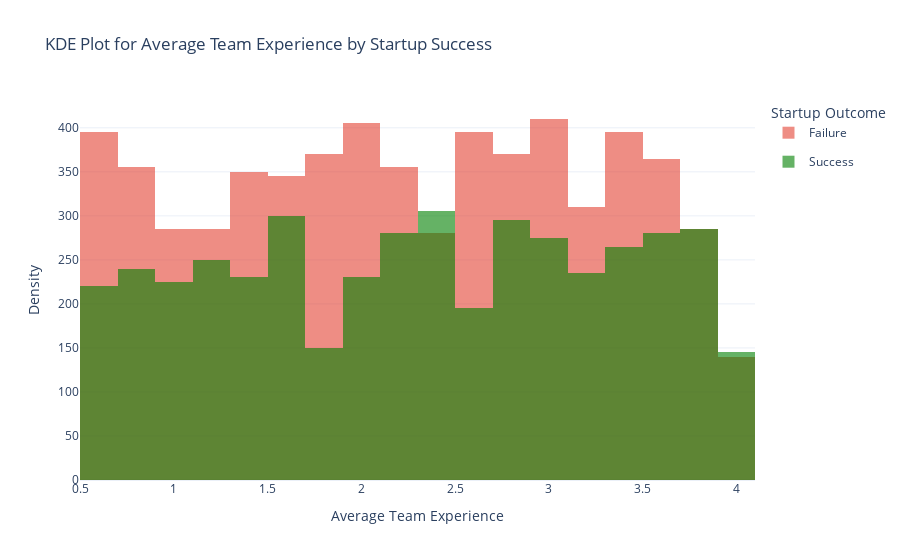

Here is the notebook cell this chart was saved with:
### Code cell
fig1 = go.Figure()

fig1.add_trace(go.Histogram(
    x=df[df['success_label'] == 0]['avg_team_experience'], 
    histnorm='density',
    name='Failure',
    opacity=0.6, 
    nbinsx=20,  
    marker_color='#e34234', 
    legendgroup='Failure'
))

fig1.add_trace(go.Histogram(
    x=df[df['success_label'] == 1]['avg_team_experience'], 
    histnorm='density',
    name='Success',
    opacity=0.6,  
    nbinsx=20,  
    marker_color='green',  
    legendgroup='Success'
))

fig1.update_layout(
    title="KDE Plot for Average Team Experience by Startup Success",
    xaxis_title="Average Team Experience",
    yaxis_title="Density",
    barmode='overlay',
    legend_title="Startup Outcome",
    template="plotly_white"
)

fig1.show()

### Figure 1 — Plotly figure (JSON) as saved in the notebook; plotly's stock layout.template omitted (floating-point values rounded to 4 significant figures; data arrays with more than 128 entries replaced by an {"elided": "..."} marker saying what was removed)
{"data": [{"histnorm": "density", "legendgroup": "Failure", "marker": {"color": "#e34234"}, "name": "Failure", "nbinsx": 20, "opacity": 0.6, "type": "histogram", "x": {"elided": "1219 float values"}}, {"histnorm": "density", "legendgroup": "Success", "marker": {"color": "green"}, "name": "Success", "nbinsx": 20, "opacity": 0.6, "type": "histogram", "x": {"elided": "881 float values"}}], "layout": {"barmode": "overlay", "legend": {"title": {"text": "Startup Outcome"}}, "title": {"text": "KDE Plot for Average Team Experience by Startup Success"}, "xaxis": {"title": {"text": "Average Team Experience"}}, "yaxis": {"title": {"text": "Density"}}}}
